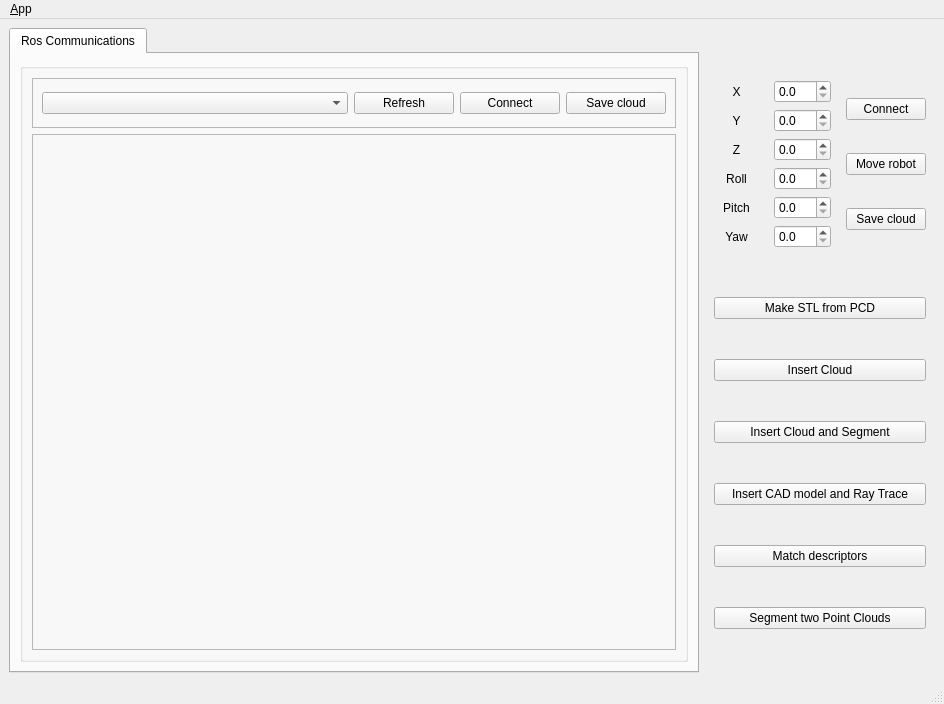
<?xml version="1.0" encoding="UTF-8"?>
<ui version="4.0">
 <class>MainWindowDesign</class>
 <widget class="QMainWindow" name="MainWindowDesign">
  <property name="geometry">
   <rect>
    <x>0</x>
    <y>0</y>
    <width>944</width>
    <height>704</height>
   </rect>
  </property>
  <property name="windowTitle">
   <string>QRosApp</string>
  </property>
  <property name="windowIcon">
   <iconset resource="../resources/images.qrc">
    <normaloff>:/images/icon.png</normaloff>:/images/icon.png</iconset>
  </property>
  <property name="locale">
   <locale language="English" country="Australia"/>
  </property>
  <widget class="QWidget" name="centralwidget">
   <layout class="QHBoxLayout">
    <item>
     <widget class="QTabWidget" name="tab_manager">
      <property name="minimumSize">
       <size>
        <width>100</width>
        <height>0</height>
       </size>
      </property>
      <property name="locale">
       <locale language="English" country="Australia"/>
      </property>
      <property name="currentIndex">
       <number>0</number>
      </property>
      <widget class="QWidget" name="tab_status">
       <attribute name="title">
        <string>Ros Communications</string>
       </attribute>
       <layout class="QVBoxLayout" name="verticalLayout_2">
        <item>
         <widget class="QGroupBox" name="groupBox_12">
          <property name="sizePolicy">
           <sizepolicy hsizetype="MinimumExpanding" vsizetype="Preferred">
            <horstretch>0</horstretch>
            <verstretch>0</verstretch>
           </sizepolicy>
          </property>
          <property name="title">
           <string/>
          </property>
          <layout class="QVBoxLayout" name="verticalLayout_4">
           <item>
            <widget class="QFrame" name="frame_2">
             <property name="maximumSize">
              <size>
               <width>16777215</width>
               <height>50</height>
              </size>
             </property>
             <property name="frameShape">
              <enum>QFrame::StyledPanel</enum>
             </property>
             <property name="frameShadow">
              <enum>QFrame::Raised</enum>
             </property>
             <layout class="QGridLayout" name="gridLayout_2">
              <item row="0" column="0">
               <widget class="QComboBox" name="comboBox"/>
              </item>
              <item row="0" column="1">
               <widget class="QPushButton" name="pushButton">
                <property name="maximumSize">
                 <size>
                  <width>100</width>
                  <height>16777215</height>
                 </size>
                </property>
                <property name="text">
                 <string>Refresh</string>
                </property>
               </widget>
              </item>
              <item row="0" column="2">
               <widget class="QPushButton" name="pushButton_2">
                <property name="maximumSize">
                 <size>
                  <width>100</width>
                  <height>16777215</height>
                 </size>
                </property>
                <property name="text">
                 <string>Connect</string>
                </property>
               </widget>
              </item>
              <item row="0" column="3">
               <widget class="QPushButton" name="button_take_pic">
                <property name="maximumSize">
                 <size>
                  <width>100</width>
                  <height>16777215</height>
                 </size>
                </property>
                <property name="text">
                 <string>Save cloud</string>
                </property>
               </widget>
              </item>
             </layout>
            </widget>
           </item>
           <item>
            <widget class="QFrame" name="frame_3">
             <property name="frameShape">
              <enum>QFrame::StyledPanel</enum>
             </property>
             <property name="frameShadow">
              <enum>QFrame::Raised</enum>
             </property>
            </widget>
           </item>
          </layout>
         </widget>
        </item>
       </layout>
      </widget>
     </widget>
    </item>
    <item>
     <widget class="QFrame" name="verticalFrame">
      <property name="maximumSize">
       <size>
        <width>400</width>
        <height>800</height>
       </size>
      </property>
      <layout class="QVBoxLayout" name="verticalLayout_16">
       <item>
        <layout class="QHBoxLayout" name="horizontalLayout_5">
         <item>
          <widget class="QFrame" name="verticalFrame_3">
           <property name="maximumSize">
            <size>
             <width>16777215</width>
             <height>200</height>
            </size>
           </property>
           <layout class="QVBoxLayout" name="verticalLayout_20">
            <item>
             <widget class="QLabel" name="label_2">
              <property name="maximumSize">
               <size>
                <width>16777215</width>
                <height>27</height>
               </size>
              </property>
              <property name="layoutDirection">
               <enum>Qt::RightToLeft</enum>
              </property>
              <property name="text">
               <string>X</string>
              </property>
              <property name="alignment">
               <set>Qt::AlignCenter</set>
              </property>
             </widget>
            </item>
            <item>
             <widget class="QLabel" name="label_3">
              <property name="maximumSize">
               <size>
                <width>16777215</width>
                <height>27</height>
               </size>
              </property>
              <property name="text">
               <string>Y</string>
              </property>
              <property name="alignment">
               <set>Qt::AlignCenter</set>
              </property>
             </widget>
            </item>
            <item>
             <widget class="QLabel" name="label_5">
              <property name="maximumSize">
               <size>
                <width>16777215</width>
                <height>27</height>
               </size>
              </property>
              <property name="text">
               <string>Z</string>
              </property>
              <property name="alignment">
               <set>Qt::AlignCenter</set>
              </property>
             </widget>
            </item>
            <item>
             <widget class="QLabel" name="label_6">
              <property name="maximumSize">
               <size>
                <width>16777215</width>
                <height>27</height>
               </size>
              </property>
              <property name="text">
               <string>Roll</string>
              </property>
              <property name="alignment">
               <set>Qt::AlignCenter</set>
              </property>
             </widget>
            </item>
            <item>
             <widget class="QLabel" name="label">
              <property name="maximumSize">
               <size>
                <width>16777215</width>
                <height>27</height>
               </size>
              </property>
              <property name="text">
               <string>Pitch</string>
              </property>
              <property name="alignment">
               <set>Qt::AlignCenter</set>
              </property>
             </widget>
            </item>
            <item>
             <widget class="QLabel" name="label_4">
              <property name="maximumSize">
               <size>
                <width>16777215</width>
                <height>27</height>
               </size>
              </property>
              <property name="text">
               <string>Yaw</string>
              </property>
              <property name="alignment">
               <set>Qt::AlignCenter</set>
              </property>
             </widget>
            </item>
           </layout>
          </widget>
         </item>
         <item>
          <widget class="QFrame" name="verticalFrame_3">
           <property name="maximumSize">
            <size>
             <width>200</width>
             <height>200</height>
            </size>
           </property>
           <layout class="QVBoxLayout" name="verticalLayout_18">
            <item>
             <widget class="QDoubleSpinBox" name="x_pos">
              <property name="decimals">
               <number>1</number>
              </property>
             </widget>
            </item>
            <item>
             <widget class="QDoubleSpinBox" name="y_pos">
              <property name="decimals">
               <number>1</number>
              </property>
             </widget>
            </item>
            <item>
             <widget class="QDoubleSpinBox" name="z_pos">
              <property name="decimals">
               <number>1</number>
              </property>
             </widget>
            </item>
            <item>
             <widget class="QDoubleSpinBox" name="roll_box">
              <property name="decimals">
               <number>1</number>
              </property>
             </widget>
            </item>
            <item>
             <widget class="QDoubleSpinBox" name="pitch_box">
              <property name="decimals">
               <number>1</number>
              </property>
             </widget>
            </item>
            <item>
             <widget class="QDoubleSpinBox" name="yaw_box">
              <property name="decimals">
               <number>1</number>
              </property>
             </widget>
            </item>
           </layout>
          </widget>
         </item>
         <item>
          <layout class="QVBoxLayout" name="verticalLayout_17">
           <item>
            <widget class="QPushButton" name="connect_robot_button">
             <property name="text">
              <string>Connect</string>
             </property>
            </widget>
           </item>
           <item>
            <widget class="QPushButton" name="move_robot_button">
             <property name="text">
              <string>Move robot</string>
             </property>
            </widget>
           </item>
           <item>
            <widget class="QPushButton" name="save_cloud">
             <property name="text">
              <string>Save cloud</string>
             </property>
            </widget>
           </item>
          </layout>
         </item>
        </layout>
       </item>
       <item>
        <widget class="QPushButton" name="pushButton_5">
         <property name="text">
          <string>Make STL from PCD</string>
         </property>
        </widget>
       </item>
       <item>
        <widget class="QPushButton" name="insert_cloud_button">
         <property name="text">
          <string>Insert Cloud</string>
         </property>
        </widget>
       </item>
       <item>
        <widget class="QPushButton" name="insert_cloud_segment_button">
         <property name="text">
          <string>Insert Cloud and Segment</string>
         </property>
        </widget>
       </item>
       <item>
        <widget class="QPushButton" name="pushButton_6">
         <property name="text">
          <string>Insert CAD model and Ray Trace</string>
         </property>
        </widget>
       </item>
       <item>
        <widget class="QPushButton" name="descriptors_button">
         <property name="text">
          <string>Match descriptors</string>
         </property>
        </widget>
       </item>
       <item>
        <widget class="QPushButton" name="segment_two_clouds_button">
         <property name="text">
          <string>Segment two Point Clouds</string>
         </property>
        </widget>
       </item>
       <item>
        <layout class="QVBoxLayout" name="verticalLayout_19"/>
       </item>
      </layout>
     </widget>
    </item>
   </layout>
  </widget>
  <widget class="QMenuBar" name="menubar">
   <property name="geometry">
    <rect>
     <x>0</x>
     <y>0</y>
     <width>944</width>
     <height>25</height>
    </rect>
   </property>
   <widget class="QMenu" name="menu_File">
    <property name="title">
     <string>&amp;App</string>
    </property>
    <addaction name="action_Preferences"/>
    <addaction name="separator"/>
    <addaction name="actionAbout"/>
    <addaction name="actionAbout_Qt"/>
    <addaction name="separator"/>
    <addaction name="action_Quit"/>
   </widget>
   <addaction name="menu_File"/>
  </widget>
  <widget class="QStatusBar" name="statusbar"/>
  <action name="action_Quit">
   <property name="text">
    <string>&amp;Quit</string>
   </property>
   <property name="shortcut">
    <string>Ctrl+Q</string>
   </property>
   <property name="shortcutContext">
    <enum>Qt::ApplicationShortcut</enum>
   </property>
  </action>
  <action name="action_Preferences">
   <property name="text">
    <string>&amp;Preferences</string>
   </property>
  </action>
  <action name="actionAbout">
   <property name="text">
    <string>&amp;About</string>
   </property>
  </action>
  <action name="actionAbout_Qt">
   <property name="text">
    <string>About &amp;Qt</string>
   </property>
  </action>
 </widget>
 <resources>
  <include location="../resources/images.qrc"/>
 </resources>
 <connections>
  <connection>
   <sender>action_Quit</sender>
   <signal>triggered()</signal>
   <receiver>MainWindowDesign</receiver>
   <slot>close()</slot>
   <hints>
    <hint type="sourcelabel">
     <x>-1</x>
     <y>-1</y>
    </hint>
    <hint type="destinationlabel">
     <x>399</x>
     <y>299</y>
    </hint>
   </hints>
  </connection>
 </connections>
</ui>
